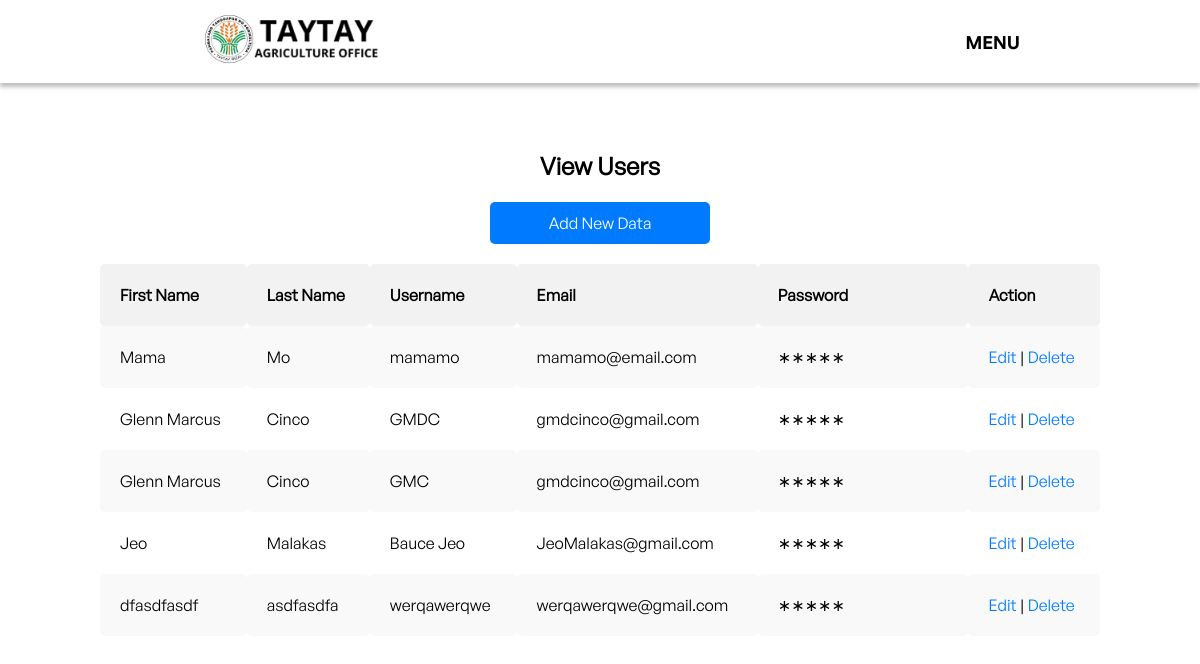
The app's page /viewUser.php with its own data.
### tables this page shows
CREATE TABLE `users` (
  `user_id` int(11) NOT NULL,
  `user_type` int(1) NOT NULL DEFAULT 0 COMMENT '1=Admin, 0=User',
  `username` varchar(50) NOT NULL,
  `password` varchar(50) NOT NULL,
  `first_name` varchar(50) NOT NULL,
  `last_name` varchar(50) NOT NULL,
  `email` varchar(50) NOT NULL
);

### viewUser.php (the view, shortened to what this page needs)
<?php
include "config.php";
include "admin-navbar.php";
$result = mysqli_query($conn, "SELECT * FROM `users` ORDER BY `user_id` DESC");
?>
<html>
<head>
	<link rel="stylesheet" type="text/css" href="viewUser.css">
</head>
<body>
<div class="table-container">
	<h2>View Users</h2>
	<a class="add-link" href="addUser.php">Add New Data</a>
	<table>
		<thead>
		<tr>
			<th>First Name</th>
			<th>Last Name</th>
			<th>Username</th>
			<th>Email</th>
			<th>Password</th>
			<th>Action</th>
		</tr>
		</thead>
		<tbody>
		<?php
		while ($query = mysqli_fetch_assoc($result)) {
			echo "<tr>";
			echo "<td>".$query['first_name']."</td>";
			echo "<td>".$query['last_name']."</td>";;
            echo "<td>".$query['username']."</td>";
			echo "<td>".$query['email']."</td>";;
			echo "<td> <span class='HiddenText'>".$query['password']."</span></td>";
			echo "<td><a href=\"editUser.php?id=$query[user_id]\">Edit</a> |
			<a href=\"delete.php?id=$query[user_id]\" onClick=\"return confirm('Are you sure you want to delete?')\">Delete</a></td>";
		}
		?>
		</tbody>
	</table>
</body>
</html>

### viewUser.css (style rules this page uses)
table { margin-left: auto; margin-right: auto; border-radius: 5px; border-collapse: collapse; width: 100%; margin-top: 20px; }
table th, table td { border-radius: 5px; border: none; padding: 20px; text-align: left; }
table th { background-color: #f2f2f2; font-weight: bold; }
a { color: #007bff; text-decoration: none; }
h2 { font-size: 24px; margin-bottom: 10px; text-align: center; }
.add-link { display: block; margin: 20px auto; max-width: 200px; padding: 10px; text-align: center; border-radius: 5px; background-color: #007bff; color: white; text-decoration: none; }
table tr:nth-child(odd) { background-color: #f9f9f9; }
.table-container { border-radius: 5px; max-width: 1000px; margin: auto auto; }
.HiddenText { color: transparent; }
.HiddenText::before { content: '∗∗∗∗∗'; color: initial }
body { border-radius: 5px; font-family: 'General Sans'; margin-top: 150px; }

### records on screen
users: first_name "Mama", last_name "Mo", username "mamamo", email "mamamo@email.com"
users: first_name "Glenn Marcus", last_name "Cinco", username "GMDC", email "gmdcinco@gmail.com"
users: first_name "Glenn Marcus", last_name "Cinco", username "GMC", email "gmdcinco@gmail.com"
users: first_name "Jeo", last_name "Malakas", username "Bauce Jeo", email "JeoMalakas@gmail.com"
users: first_name "dfasdfasdf", last_name "asdfasdfa", username "werqawerqwe", email "werqawerqwe@gmail.com"
